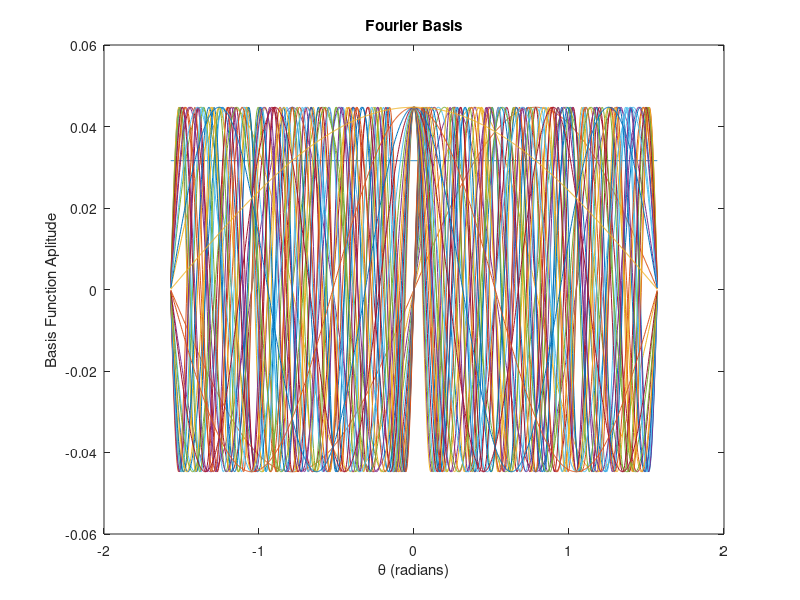

The MATLAB source for this figure: (Note: this script raises an error after producing the figure.)
% Examples 5.1
% from Parameter Estimation and Inverse Problems, 3rd edition, 2018
% by R. Aster, B. Borchers, C. Thurber

% make sure we have a clean environment
clear
rand('seed',0);
randn('seed',0);

%Example 5.1
%We will solve the Shaw problem using a set of basis set of  sines and cosines, plus
%the constant function, on the -pi/2 to p/2 interval at 100 equally spaced
%points for 20 data points

%dicretization of model space
npts=1000;
dth=pi/npts;
th=linspace(-pi/2+dth/2,pi/2-dth/2,npts)';

%Build the basis functions and store them as columns of M
%model point spacing
%Number of sin and cos basis functions to use
%(including the constant function, M(1,:))
T=pi;
%number of basis functions
n=31;
M(:,1)=ones(npts,1);
for i=2:(n+1)/2
    M(:,i)=sin(2*pi*(i-1)*th/T);
end
for i=(n+1)/2+1:n
    M(:,i)=cos(2*pi*(i-(n+1/2))*th/T);
end
%normalize each model basis function to equal length in the appropriate L2
%space
for i=1:n
    M(:,i)=M(:,i)/norm(M(:,i));
end

figure(1)
clf
plot(th,M)
xlabel('\theta (radians)')
ylabel('Basis Function Aplitude')
title('Fourier Basis')
bookfonts

%data point spacing
m=20;
ds=pi/m;
s=linspace(-pi/2+ds/2,pi/2-ds/2,m)';

%construct the G matrix; G_ij is the Shaw forward problem for the ith data
%point and jth model basis function, so each column of G is composed of the
%predicted data for corresponding basis function.

for i=1:n
    Gb(:,i)=shawforward(s,M(:,i),th,dth);
end

%generate set of test models and data
%test model is a triangle function of width nwin
nwin=199;
hwin=(nwin-1)/2;
for i=150:50:850
mtrue=zeros(npts,1);
%we'll use a simple true modelfunction centered on model element
w = 2*(0:(nwin-1)/2)/(nwin-1);
bwin = [w w((nwin-1)/2:-1:1)]';
mtrue(i-hwin:i+hwin)=bwin;
%Comment above, and uncomment below for a spike model test
%mtrue(i)=1.;
dtrue=shawforward(s,mtrue,th,dth);
dn=dtrue+(1e-6)*randn(size(dtrue));

%discrepancy principle residual norm target
disc=sqrt(m)*1e-6;

%search the L-curve 
alphas=10.^(-6:.05:1)';
for j=1:length(alphas)
    alpha=alphas(j);
Gba=[Gb ; alpha*eye(n,n)];
beta=Gba\[dn;zeros(n,1)];
chi=norm(Gb*beta-dn);

%do a check to see if we have crossed the discrepancy principle defined
%misfit value
if chi-disc > 0
    %yes, average with the previous alpha and quit the loop
    if j > 1
    alpha=(alpha+alphas(j-1))/2;
    end
    break
end
end

%calulate a solution for beta and the corresponding 2-norm misfit for this
%particulary alpha value
Gba=[Gb; alpha*eye(n,n)];
beta=Gba\[dn;zeros(n,1)];
chi=norm(Gb*beta-dn);

%build the model
mod=zeros(size(M(:,1)));
for j=1:n
    mod=mod+beta(j)*M(:,j);
end

figure(2)
clf
plotconst(mod,-pi/2,pi/2);
hold on
H=plotconst(mtrue,-pi/2,pi/2);
set(H,'linestyle','--')
legend('Recovered Model','True Model','location','northwest')
hold off
ylabel('Intensity')
xlabel('\theta')
bookfonts

disp(['alpha, chi = ',num2str(alpha),', ',num2str(chi)]);
ylim([-0.55 1])
pause(0.2)
end
print -deps2 Shaw_Fourier.eps


